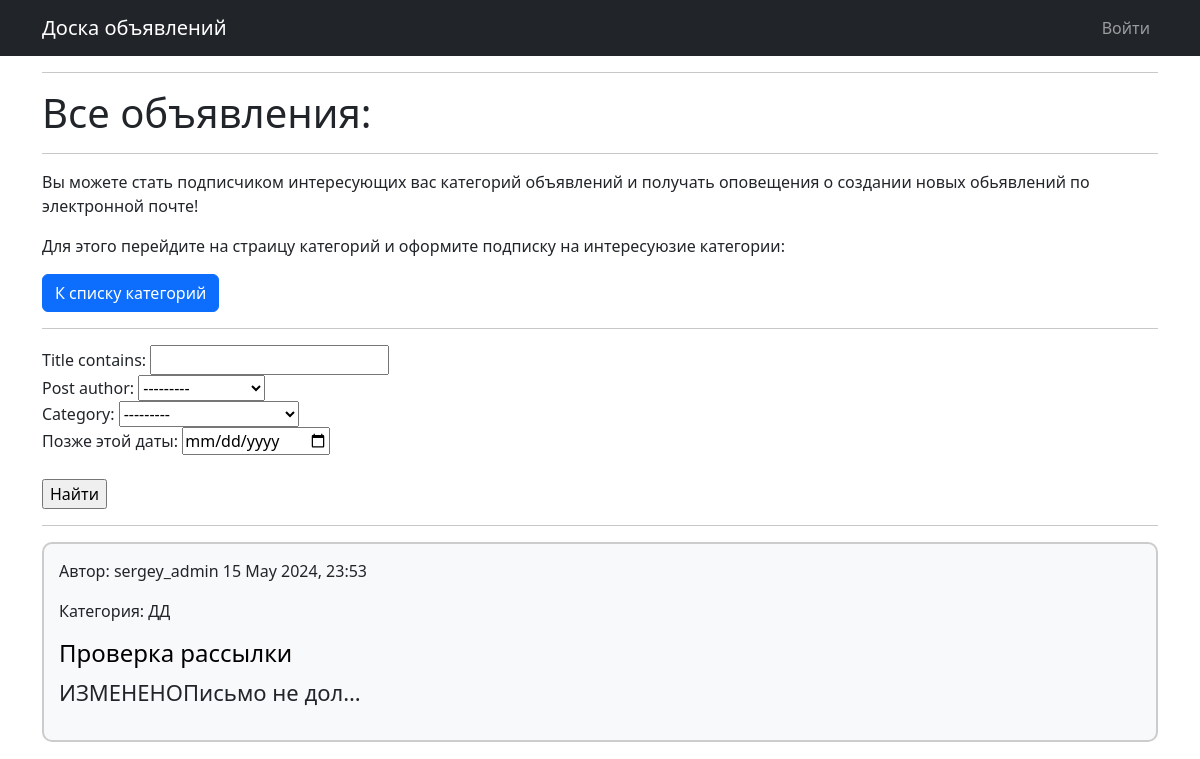
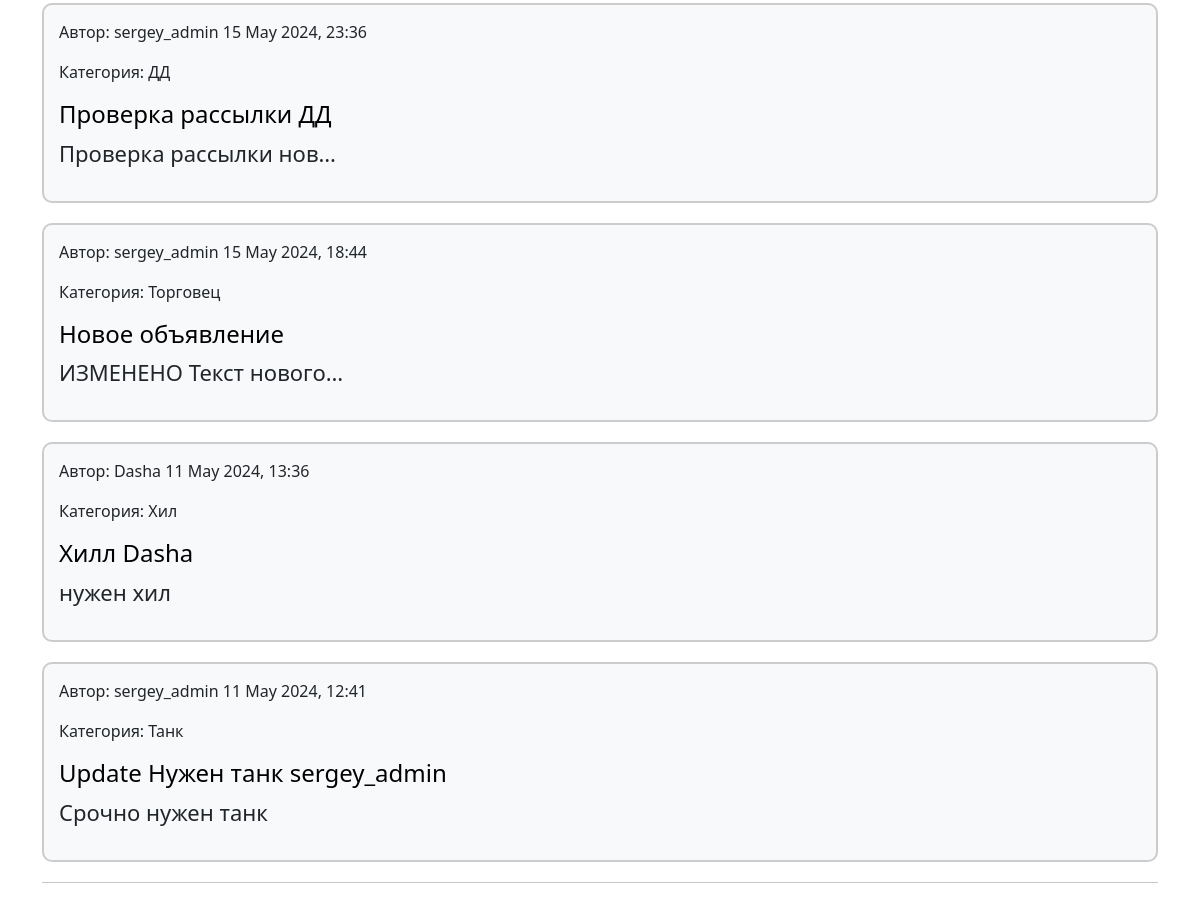
/posts/, run on an earlier commit of the app's database (2 pictures, top to bottom).
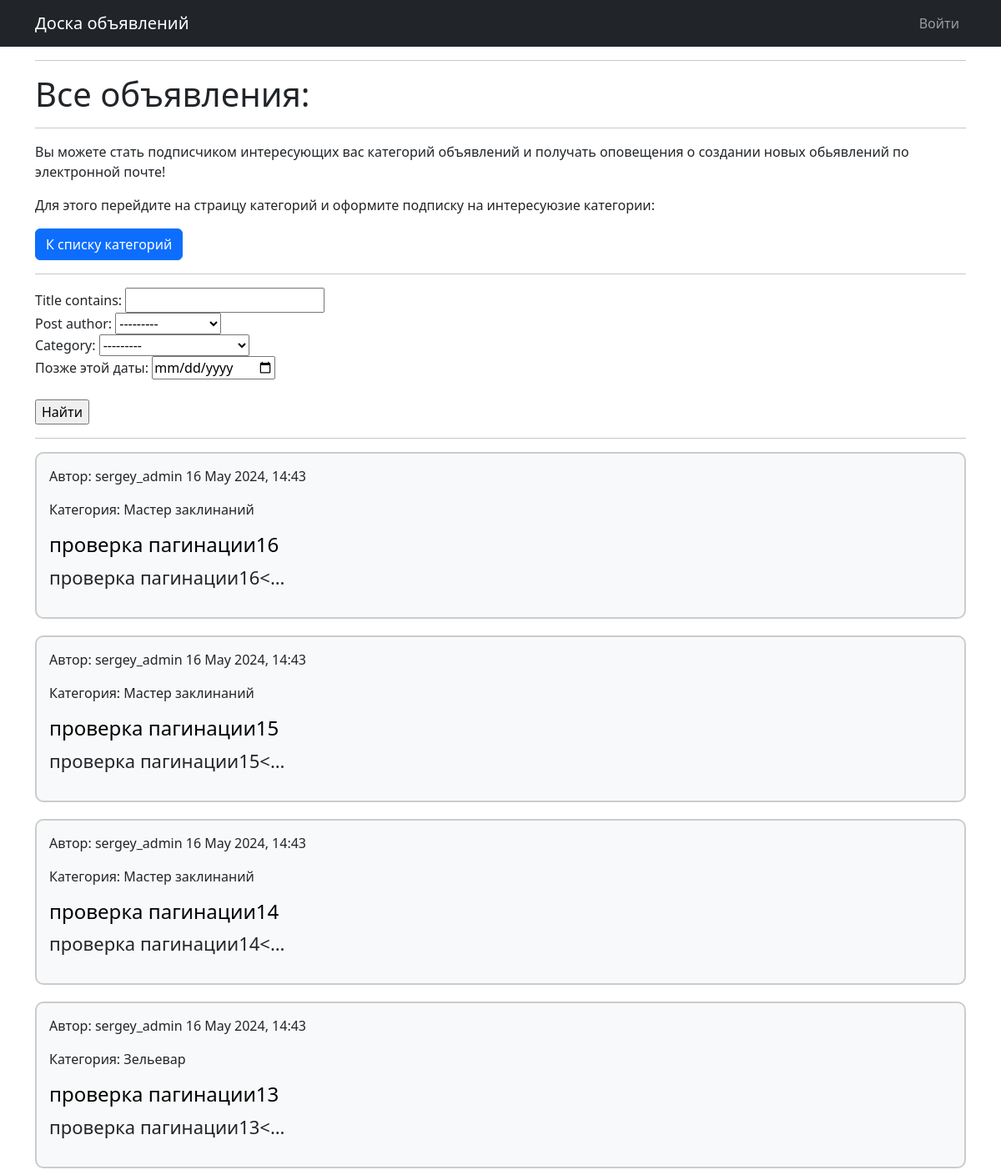
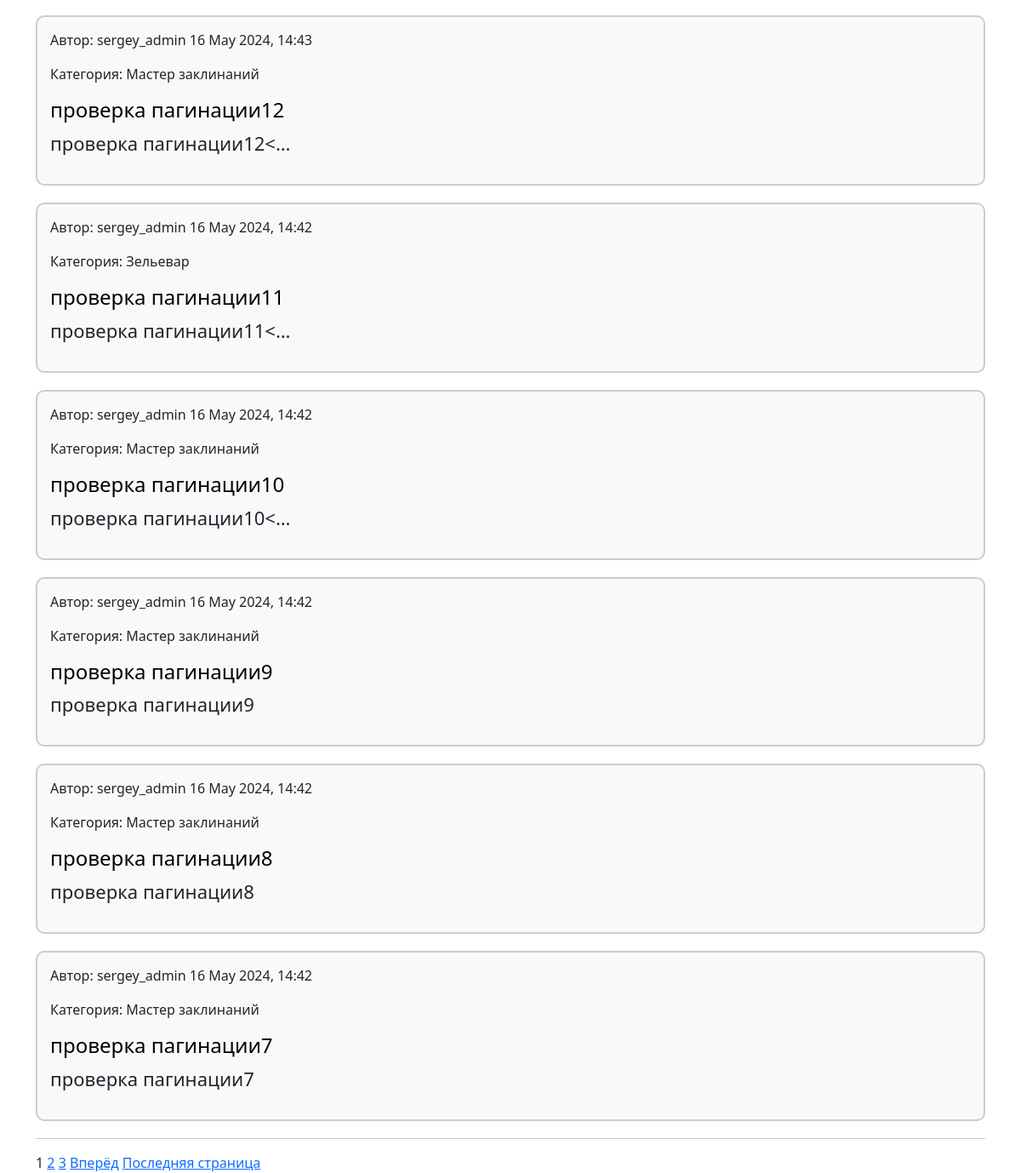
And on a later commit of the database (2 pictures, top to bottom).
### message_board/models.py (models this page shows, shortened)
class Post(models.Model):
    post_author = models.ForeignKey(User, on_delete=models.CASCADE)
    title = models.CharField(max_length=255)
    text = RichTextUploadingField()
    date = models.DateTimeField(auto_now=True)#обновляет метку каждый раз при изменении (сохранении) строки в базе
    category = models.ForeignKey(Category, on_delete=models.CASCADE)

class User(AbstractUser):
    code = models.CharField(max_length=15, blank=True, null=True)

class Category(models.Model):
    dd = 'ДД'
    tk = 'Танк'
    hl = 'Хил'
    tr = 'Торговец'
    gm = 'Гильдмастер'
    qg = 'Квестгивер'
    bs = 'Кузнец'
    tn = 'Кожевник'
    pm = 'Зельевар'
    sm = 'Мастер заклинаний'
    CATEGORY_TYPES = [
        (dd, 'DAMAGEDILLER'),
        (tk, 'TANK'),
        (hl, 'HEALER'),
        (tr, 'TRADER'),
        (gm, 'GILDMASTER'),
        (qg, 'QUESTGIVER'),
        (bs, 'BLACKSMITH'),
        (tn, 'TANNER'),
        (pm, 'POTIONMAKER'),
        (sm, 'SPELLMASTER'),
    ]
    name = models.CharField(max_length=17, choices=CATEGORY_TYPES)
    subscribers = models.ManyToManyField(User, blank=True, null=True, related_name='categories')
    def __str__(self):
        return self.name.title()

### message_board/views.py (the view)
# urls.py: path('', PostList.as_view(), name='posts_list'),
class PostList(ListView):
    model = Post
    template_name = 'all_posts.html'
    context_object_name = 'posts'
    paginate_by = 10
    queryset = Post.objects.all().order_by('-date')
    def get_queryset(self):
        queryset = super().get_queryset()
        self.filterset = PostFilter(self.request.GET, queryset)
        if self.request.GET:
            return self.filterset.qs
        return Post.objects.all().order_by('-date')
    def get_context_data(self, **kwargs):
        context = super().get_context_data(**kwargs)
        context['filter'] = self.filterset
        return context

### message_board/templatetags/custom_tags.py (called while the page is built)
@register.simple_tag(takes_context=True)
def url_replace(context, **kwargs):
   d = context['request'].GET.copy()
   for k, v in kwargs.items():
       d[k] = v
   return d.urlencode()

### templates/all_posts.html (shortened to what this page needs)
{% extends 'flatpages/default.html' %}
{% load custom_tags %}
{% block title %}
<hr>
<h1 class="page-title">Все объявления:</h1>
<hr>
{% endblock title %}
{% block content %}
    <p>Вы можете стать подписчиком интересующих вас категорий объявлений и получать оповещения о создании новых обьявлений по электронной почте!</p>
    <p>Для этого перейдите на страицу категорий и оформите подписку на интересуюзие категории:</p>
    <a class="btn btn-primary", href="{% url 'category_list' %}">К списку категорий</a>
    <hr>
    <form method="GET">
        {{ filter.form }}
        <br>
        <input type="submit" value="Найти">
    </form>
    <hr>
    {% for post in posts %}
        <div style="border: 2px solid #ccc; border-radius: 10px; padding: 15px; margin-bottom: 20px; background-color: #f8f9fa;">
            <p>Автор: {{ post.post_author }}  {{ post.date|date:"d E Y, H:i" }}</p>
            <p>Категория: {{ post.category.name }} </p>
            <h4><a href="{% url 'post_detail' post.pk %}" style="text-decoration: none; color: black;">{{ post.title }}</a></h4>
            <span style="font-size: 22px;">{{ post.text|truncatechars:25|safe }}</span>
        </div>
    {% endfor %}
<hr>
{% if is_paginated %}
    {% for num in page_obj.paginator.page_range %}
        {% if page_obj.number == num %}
            <a>{{ num }}</a>
        {% elif num > page_obj.number|add:'-3' and num < page_obj.number|add:'3' %}
            <a href="?{% url_replace page=num %}">{{ num }}</a>
        {% endif %}
    {% endfor %}
    {% if page_obj.has_next %}
        <a href="?{% url_replace page=page_obj.next_page_number %}">Вперёд</a>
        <a href="?{% url_replace page=page_obj.paginator.num_pages %}">Последняя страница</a>
    {% endif %}
{% endif %}
{% endblock content %}

What changed in the data, as far as the page shows it:
no longer on this page (row unchanged): Post: post_author "sergey_admin", date "15 May 2024, 23:53", category.name "ДД", title "Проверка рассылки", text "ИЗМЕНЕНОПисьмо не дол…"
no longer on this page (row unchanged): Post: post_author "sergey_admin", date "15 May 2024, 23:36", category.name "ДД", title "Проверка рассылки ДД", text "Проверка рассылки нов…"
no longer on this page (row unchanged): Post: post_author "sergey_admin", date "15 May 2024, 18:44", category.name "Торговец", title "Новое объявление", text "ИЗМЕНЕНО Текст нового…"
no longer on this page (row unchanged): Post: post_author "Dasha", date "11 May 2024, 13:36", category.name "Хил", title "Хилл Dasha", text "нужен хил"
no longer on this page (row unchanged): Post: post_author "sergey_admin", date "11 May 2024, 12:41", category.name "Танк", title "Update Нужен танк sergey_admin", text "Срочно нужен танк"
added Post: post_author "sergey_admin", date "16 May 2024, 14:43", category.name "Мастер заклинаний", title "проверка пагинации16", text "проверка пагинации16<…"
added Post: post_author "sergey_admin", date "16 May 2024, 14:43", category.name "Мастер заклинаний", title "проверка пагинации15", text "проверка пагинации15<…"
added Post: post_author "sergey_admin", date "16 May 2024, 14:43", category.name "Мастер заклинаний", title "проверка пагинации14", text "проверка пагинации14<…"
added Post: post_author "sergey_admin", date "16 May 2024, 14:43", category.name "Зельевар", title "проверка пагинации13", text "проверка пагинации13<…"
added Post: post_author "sergey_admin", date "16 May 2024, 14:43", category.name "Мастер заклинаний", title "проверка пагинации12", text "проверка пагинации12<…"
added Post: post_author "sergey_admin", date "16 May 2024, 14:42", category.name "Зельевар", title "проверка пагинации11", text "проверка пагинации11<…"
added Post: post_author "sergey_admin", date "16 May 2024, 14:42", category.name "Мастер заклинаний", title "проверка пагинации10", text "проверка пагинации10<…"
added Post: post_author "sergey_admin", date "16 May 2024, 14:42", category.name "Мастер заклинаний", title "проверка пагинации9", text "проверка пагинации9"
added Post: post_author "sergey_admin", date "16 May 2024, 14:42", category.name "Мастер заклинаний", title "проверка пагинации8", text "проверка пагинации8"
added Post: post_author "sergey_admin", date "16 May 2024, 14:42", category.name "Мастер заклинаний", title "проверка пагинации7", text "проверка пагинации7"
Also different on the page:
new list line: "1"
new list line: "2"
new list line: "3"
text now shown: "Вперёд Последняя страница"
